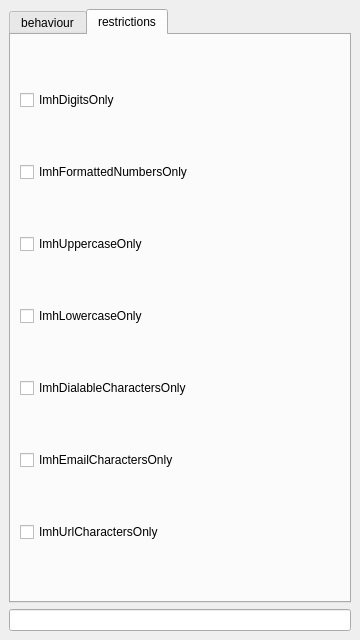
<?xml version="1.0" encoding="UTF-8"?>
<ui version="4.0">
 <class>MainWindow</class>
 <widget class="QMainWindow" name="MainWindow">
  <property name="geometry">
   <rect>
    <x>0</x>
    <y>0</y>
    <width>360</width>
    <height>640</height>
   </rect>
  </property>
  <property name="windowTitle">
   <string>MainWindow</string>
  </property>
  <widget class="QWidget" name="centralwidget">
   <layout class="QVBoxLayout" name="verticalLayout_3">
    <item>
     <widget class="QTabWidget" name="tabWidget">
      <property name="currentIndex">
       <number>1</number>
      </property>
      <widget class="QWidget" name="tab">
       <attribute name="title">
        <string>behaviour</string>
       </attribute>
       <layout class="QVBoxLayout" name="verticalLayout">
        <item>
         <widget class="QCheckBox" name="cbHiddenText">
          <property name="text">
           <string>ImhHiddenText</string>
          </property>
         </widget>
        </item>
        <item>
         <widget class="QCheckBox" name="cbNoAutoUppercase">
          <property name="text">
           <string>ImhNoAutoUppercase</string>
          </property>
         </widget>
        </item>
        <item>
         <widget class="QCheckBox" name="cbPreferNumbers">
          <property name="text">
           <string>ImhPreferNumbers</string>
          </property>
         </widget>
        </item>
        <item>
         <widget class="QCheckBox" name="cbPreferUpperCase">
          <property name="text">
           <string>ImhPreferUppercase</string>
          </property>
         </widget>
        </item>
        <item>
         <widget class="QCheckBox" name="cbPreferLowercase">
          <property name="text">
           <string>ImhPreferLowercase</string>
          </property>
         </widget>
        </item>
        <item>
         <widget class="QCheckBox" name="cbNoPredictiveText">
          <property name="text">
           <string>ImhNoPredictiveText</string>
          </property>
         </widget>
        </item>
       </layout>
      </widget>
      <widget class="QWidget" name="tab_2">
       <attribute name="title">
        <string>restrictions</string>
       </attribute>
       <layout class="QVBoxLayout" name="verticalLayout_2">
        <item>
         <widget class="QCheckBox" name="cbDigitsOnly">
          <property name="text">
           <string>ImhDigitsOnly</string>
          </property>
         </widget>
        </item>
        <item>
         <widget class="QCheckBox" name="cbFormattedNumbersOnly">
          <property name="text">
           <string>ImhFormattedNumbersOnly</string>
          </property>
         </widget>
        </item>
        <item>
         <widget class="QCheckBox" name="cbUppercaseOnly">
          <property name="text">
           <string>ImhUppercaseOnly</string>
          </property>
         </widget>
        </item>
        <item>
         <widget class="QCheckBox" name="cbLowercaseOnly">
          <property name="text">
           <string>ImhLowercaseOnly</string>
          </property>
         </widget>
        </item>
        <item>
         <widget class="QCheckBox" name="cbDialableOnly">
          <property name="text">
           <string>ImhDialableCharactersOnly</string>
          </property>
         </widget>
        </item>
        <item>
         <widget class="QCheckBox" name="cbEmailOnly">
          <property name="text">
           <string>ImhEmailCharactersOnly</string>
          </property>
         </widget>
        </item>
        <item>
         <widget class="QCheckBox" name="cbUrlOnly">
          <property name="text">
           <string>ImhUrlCharactersOnly</string>
          </property>
         </widget>
        </item>
       </layout>
      </widget>
     </widget>
    </item>
    <item>
     <widget class="QLineEdit" name="lineEdit"/>
    </item>
   </layout>
  </widget>
 </widget>
 <resources/>
 <connections/>
</ui>
